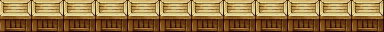

Below is a game level as drawn by its tile map, then a one-line description and the .tmx that defines it (tile-layer data replaced by summaries):
An orthogonal 12x1 tile map with 32x32 px tiles, 1 tile layer (sprite).

<map version="1.0" orientation="orthogonal" width="12" height="1" tilewidth="32" tileheight="32">
 <tileset firstgid="1" name="box" tilewidth="32" tileheight="32">
  <image source="box.png" width="32" height="32" />
 </tileset>
 <layer name="sprite" width="12" height="1">
  <data>[12 cells, 12 non-empty, 1 distinct tile ids]</data>
 </layer>
</map>
